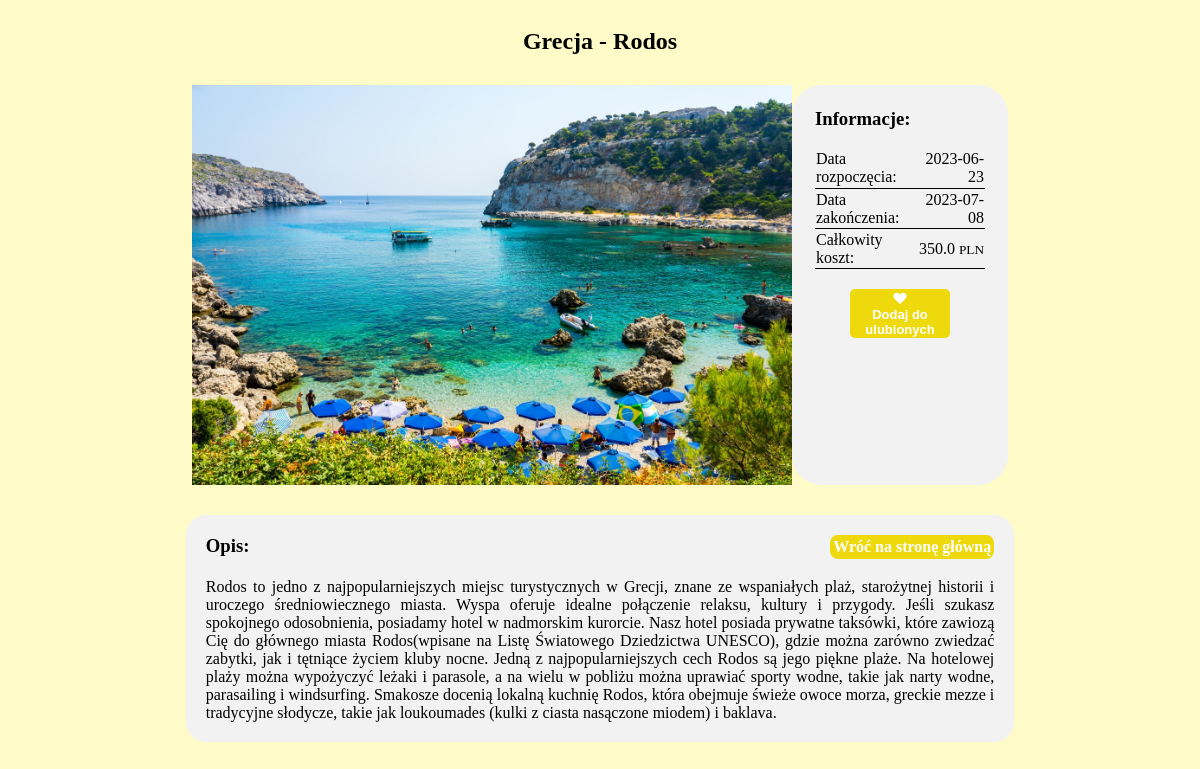
/trip?trip=2, run on the app's committed database.
### app/trips/trip.py (models this page shows)
class Trip(db.Model):
    id = db.Column(db.Integer, primary_key=True)
    name = db.Column(db.String(50), nullable=False)
    date_start = db.Column(db.Date, nullable=False)
    date_end = db.Column(db.Date, nullable=False)
    country = db.Column(db.String(30), nullable=False)
    city = db.Column(db.String(30), nullable=False)
    price = db.Column(db.Float, nullable=False)
    description = db.Column(db.Text, nullable=False)
    image = db.Column(db.String(100), nullable=False)
    stars = db.Column(db.Integer, nullable=False)

### app/trips/routes.py (the view)
@trips.route('/trip?trip=<tripID>', methods = ['GET', 'POST'])
def tripview(tripID):
    trip = Trip.query.filter_by(id=tripID).first()
    return render_template('tripsite.html', trip=trip)

### app/trips/templates/tripsite.html (shortened to what this page needs)
<!DOCTYPE html>
<html lang="en">
<head>
    <link href="{{ url_for('static', filename='stylesheets/trip.css') }}" rel="stylesheet">
    <link rel="stylesheet" href="https://cdnjs.cloudflare.com/ajax/libs/font-awesome/4.7.0/css/font-awesome.min.css">
</head>
{% include 'alerts.html' %}
<body>
<div class="bars">
    <div class="bar"></div>
    <div id="container">
        <center>
        <h2>{{ trip.country }} - {{ trip.city }}</h2>
        </center>
        <div id="topbar">
                <img src="{{ url_for('static', filename='pictures/' + trip.image) }}">
            <div id="info">
                <h3>Informacje:</h3>
                <table>
                    <tr>
                        <td class="info_td">Data rozpoczęcia: </td>
                        <td class="value_td">{{ trip.date_start }}</td>
                    </tr>
                    <tr>
                        <td class="info_td">Data zakończenia: </td>
                        <td class="value_td">{{ trip.date_end }}</td>
                    </tr>
                    <tr>
                        <td class="info_td">Całkowity koszt: </td>
                        <td class="value_td">{{ trip.price }} <small>PLN</small></td>
                    </tr>
                </table>
                <center>
                {% if current_user.is_authenticated and current_user.is_following(trip.id) %}
            <form action="{{ url_for('trips.unfollow', tripID = trip.id) }}" method="POST">
              <button class="fav" type="submit"><b><i class="fa fa-heart-o" style="margin:2px"></i><br/>Usuń z ulubionych</b></button>
            </form>
            {% else %}
            <form action="{{ url_for('trips.follow', tripID = trip.id) }}" method="POST">
                <button class="fav" type="submit"><b><i class="fa fa-heart" style="margin:2px"></i><br/>Dodaj do ulubionych</b></button>
            </form>
            {% endif %}
                    </center>
            </div>
        </div>
        <center>
            <div id="opis">
                <h3>Opis: <a class="main_page" href = "{{ url_for('main.index')}}">Wróć na stronę główną</a></h3>
                {{ trip.description }}
            </div>
        </center>
    </div>
    <div class="bar"></div>
</div>
</body>
</html>

### app/static/stylesheets/trip.css (style rules this page uses)
body { background-color: #FFFBC8; }
.bars { display: flex; }
.bar { flex-basis: 13%; }
#container { margin-left: auto; margin-right: auto; flex-basis: 74%; }
#topbar { color: black; padding: 10px; margin: 20px; height: 50%; display: flex; justify-content: space-around; }
img { height: 100%; max-height: 500px; width: 100%; max-width: 700px; flex-basis: 60%; object-fit: fill; }
#info { box-sizing: border-box; flex-basis: 28%; font-size: 16px; padding: 23px; height: 100%; border-radius: 30px; background-color: #f2f2f2; }
h3 { width: 100%; margin-top: 0; float: left; }
table { border-collapse: collapse; width: 100%; }
tr { border-bottom: 1px solid black; height: 40px; width: 100%; }
.info_td { text-align: left; width: 60%; }
.value_td { text-align: right; width:40%; }
#opis { background-color: #f2f2f2; padding: 20px; border-radius: 20px; text-align: justify; width: 90%; }
.fav { width:100px; border-radius: 5px; margin-top: 20px; font-size: 13px; text-align: center; border: none; background-color: #EED90C; color: #fff; }
h3 .main_page { box-sizing: border-box; float: right; text-align: center; color: #fff; background: #EED90C; border-radius: 8px; padding: 3px; font-size: 16px; text-decoration: none; }

### data on the page
Trip: country "Grecja", city "Rodos", image (picture), date_start "2023-06-23", date_end "2023-07-08", price "350.0", description "Rodos to jedno z najpopularniejszych miejsc turystycznych w Grecji, znane ze wspaniałych plaż, starożytnej historii i uroczego średniowiecznego miasta. Wyspa oferuje idealne połączenie relaksu, kultury i przygody. Jeśli szukasz spokojnego odosobnienia, posiadamy hotel w nadmorskim kurorcie. Nasz hotel posiada prywatne taksówki, które zawiozą Cię do głównego miasta Rodos(wpisane na Listę Światowego Dziedzictwa UNESCO), gdzie można zarówno zwiedzać zabytki, jak i tętniące życiem kluby nocne. Jedną z najpopularniejszych cech Rodos są jego piękne plaże. Na hotelowej plaży można wypożyczyć leżaki i parasole, a na wielu w pobliżu można uprawiać sporty wodne, takie jak narty wodne, parasailing i…"
